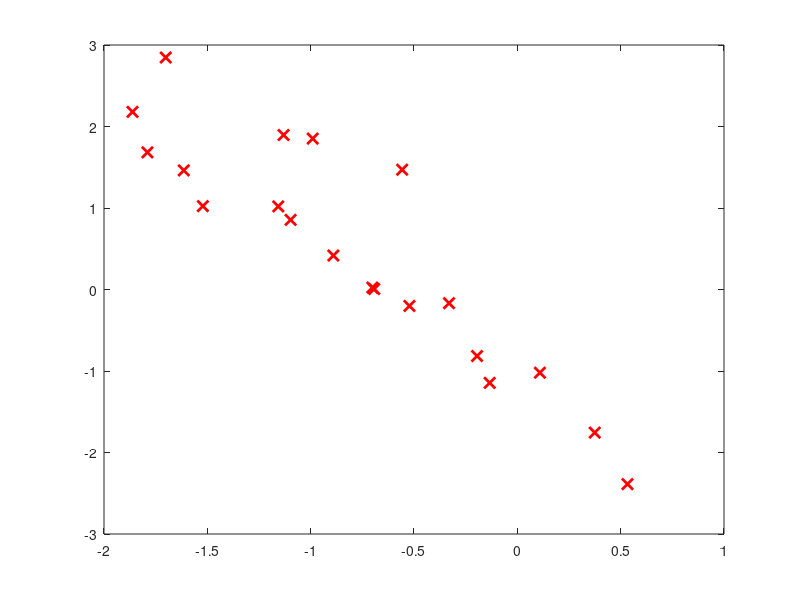

The MATLAB source for this figure: (Note: this script raises an error after producing the figure.)
% Script pentru generarea unor puncte corespunzand unui model liniar

% parametrii dreptei
alfa = 2;
beta = 1;
gamma = 1;
x_adevarat = [alfa; beta; gamma];
x_adevarat = x_adevarat / norm(x_adevarat); % normam coeficientii

% generare puncte
m = 20;     % numar puncte
s = 0.3;    % putere zgomot
if abs(alfa) > abs(beta)
  yy = 6*rand(m,1) - 3; %randn(m,1);
  xx = (-gamma - beta*yy)/alfa;
else
  xx = 6*rand(m,1) - 3; %randn(m,1);
  yy = (-gamma - alfa*xx)/beta;
end

% aduna zgomot atat lui xx cat si lui yy!
xx = xx + s*randn(m,1);
yy = yy + s*randn(m,1);

% deseneaza punctele
plot(xx, yy, 'xr', 'LineWidth', 2, 'MarkerSize', 8)% desenez punctele f(xx) = y
hold on;
A = [xx yy ones(20,1)];
[U,S,V] = svd(A);
ultima_col = V(:,end);
A = [xx ones(20,1)];
rezid = CMMP(A,yy);  %CMMP in loc de A\yy
plot(xx, xx*rezid(1) + rezid(2),'yellow', 'LineWidth', 2);        % CMMP 6.16
plot(xx, -1/ultima_col(2) * (ultima_col(1) * xx + ultima_col(3)),'m', 'LineWidth', 2);  % CMMPT 6.18
plot(xx, -1/x_adevarat(2)*(xx*x_adevarat(1) + x_adevarat(3)),'green', 'LineWidth', 2); % Rel adevarata
hold off;
legend('Esantion','Adevarat','CMMP','CMMPT');
